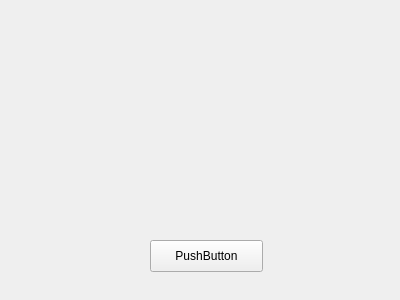
<?xml version="1.0" encoding="UTF-8"?>
<ui version="4.0">
 <class>Form</class>
 <widget class="QWidget" name="Form">
  <property name="geometry">
   <rect>
    <x>0</x>
    <y>0</y>
    <width>400</width>
    <height>300</height>
   </rect>
  </property>
  <property name="windowTitle">
   <string>Form</string>
  </property>
  <widget class="QPushButton" name="pushButton">
   <property name="geometry">
    <rect>
     <x>150</x>
     <y>240</y>
     <width>113</width>
     <height>32</height>
    </rect>
   </property>
   <property name="text">
    <string>PushButton</string>
   </property>
  </widget>
  <widget class="QLabel" name="label">
   <property name="geometry">
    <rect>
     <x>70</x>
     <y>30</y>
     <width>271</width>
     <height>201</height>
    </rect>
   </property>
   <property name="text">
    <string/>
   </property>
  </widget>
 </widget>
 <resources/>
 <connections/>
</ui>
